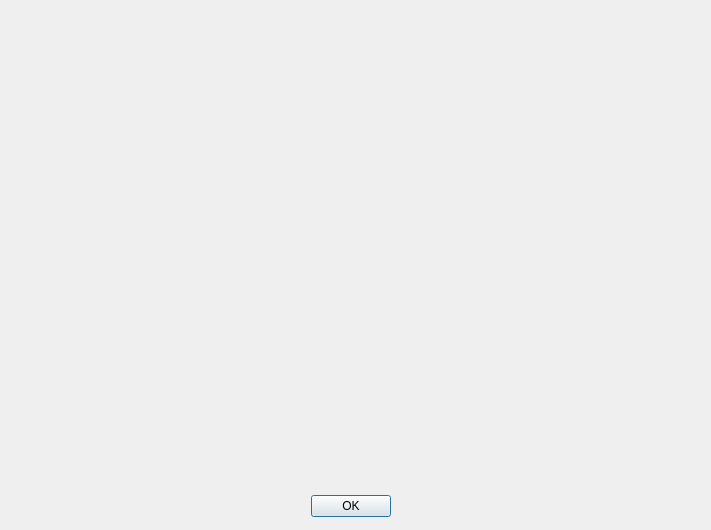
<?xml version="1.0" encoding="UTF-8"?>
<ui version="4.0">
 <class>PlotterDialog</class>
 <widget class="QDialog" name="PlotterDialog">
  <property name="enabled">
   <bool>true</bool>
  </property>
  <property name="geometry">
   <rect>
    <x>0</x>
    <y>0</y>
    <width>711</width>
    <height>530</height>
   </rect>
  </property>
  <property name="minimumSize">
   <size>
    <width>711</width>
    <height>530</height>
   </size>
  </property>
  <property name="maximumSize">
   <size>
    <width>711</width>
    <height>530</height>
   </size>
  </property>
  <property name="windowTitle">
   <string>Dialog</string>
  </property>
  <widget class="QDialogButtonBox" name="buttonBox">
   <property name="geometry">
    <rect>
     <x>270</x>
     <y>490</y>
     <width>161</width>
     <height>32</height>
    </rect>
   </property>
   <property name="orientation">
    <enum>Qt::Horizontal</enum>
   </property>
   <property name="standardButtons">
    <set>QDialogButtonBox::Ok</set>
   </property>
   <property name="centerButtons">
    <bool>true</bool>
   </property>
  </widget>
  <widget class="QCustomPlot" name="plot" native="true">
   <property name="geometry">
    <rect>
     <x>10</x>
     <y>10</y>
     <width>691</width>
     <height>471</height>
    </rect>
   </property>
  </widget>
 </widget>
 <customwidgets>
  <customwidget>
   <class>QCustomPlot</class>
   <extends>QWidget</extends>
   <header>qcustomplot.h</header>
   <container>1</container>
  </customwidget>
 </customwidgets>
 <resources/>
 <connections>
  <connection>
   <sender>buttonBox</sender>
   <signal>accepted()</signal>
   <receiver>PlotterDialog</receiver>
   <slot>accept()</slot>
   <hints>
    <hint type="sourcelabel">
     <x>430</x>
     <y>504</y>
    </hint>
    <hint type="destinationlabel">
     <x>157</x>
     <y>274</y>
    </hint>
   </hints>
  </connection>
  <connection>
   <sender>buttonBox</sender>
   <signal>rejected()</signal>
   <receiver>PlotterDialog</receiver>
   <slot>reject()</slot>
   <hints>
    <hint type="sourcelabel">
     <x>430</x>
     <y>510</y>
    </hint>
    <hint type="destinationlabel">
     <x>286</x>
     <y>274</y>
    </hint>
   </hints>
  </connection>
 </connections>
</ui>
